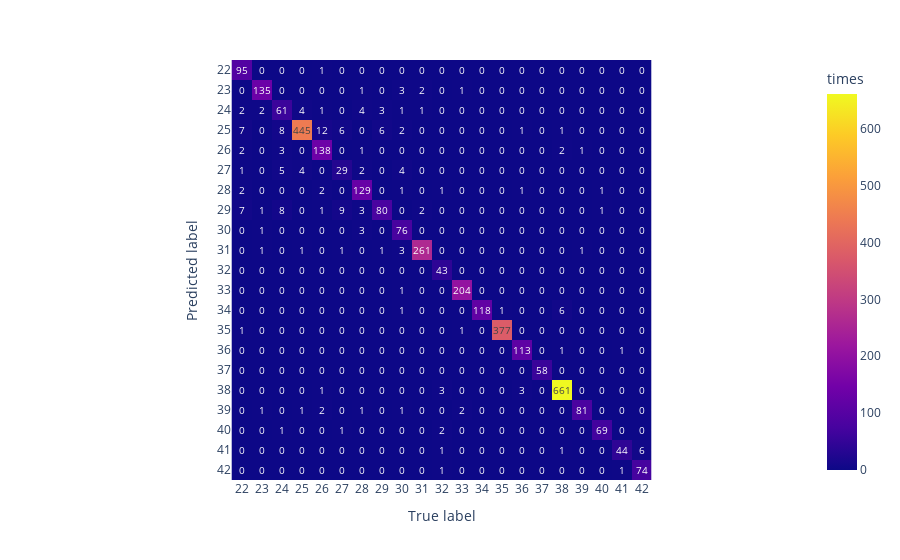

The notebook cell saved with this chart:
### Code cell
z = C[the_rest+1:,the_rest+1:].tolist()
fig = px.imshow(z, 
                text_auto=True,
                labels=dict(x="True label", y="Predicted label", color="times"),
                x=x_lab[the_rest+1:],
                y=y_lab[the_rest+1:])
fig.show()

### Figure 1 — Plotly figure (JSON) as saved in the notebook; plotly's stock layout.template omitted (floating-point values rounded to 4 significant figures; data arrays with more than 128 entries replaced by an {"elided": "..."} marker saying what was removed)
{"data": [{"coloraxis": "coloraxis", "hovertemplate": "True label: %{x}<br>Predicted label: %{y}<br>times: %{z}<extra></extra>", "name": "0", "texttemplate": "%{z}", "type": "heatmap", "x": ["22", "23", "24", "25", "26", "27", "28", "29", "30", "31", "32", "33", "34", "35", "36", "37", "38", "39", "40", "41", "42"], "xaxis": "x", "y": ["22", "23", "24", "25", "26", "27", "28", "29", "30", "31", "32", "33", "34", "35", "36", "37", "38", "39", "40", "41", "42"], "yaxis": "y", "z": {"elided": "21x21 int values"}}], "layout": {"coloraxis": {"colorbar": {"title": {"text": "times"}}, "colorscale": [[0, "#0d0887"], [0.1111, "#46039f"], [0.2222, "#7201a8"], [0.3333, "#9c179e"], [0.4444, "#bd3786"], [0.5556, "#d8576b"], [0.6667, "#ed7953"], [0.7778, "#fb9f3a"], [0.8889, "#fdca26"], [1, "#f0f921"]]}, "margin": {"t": 60}, "xaxis": {"anchor": "y", "constrain": "domain", "domain": [0, 1], "scaleanchor": "y", "title": {"text": "True label"}}, "yaxis": {"anchor": "x", "autorange": "reversed", "constrain": "domain", "domain": [0, 1], "title": {"text": "Predicted label"}}}}
